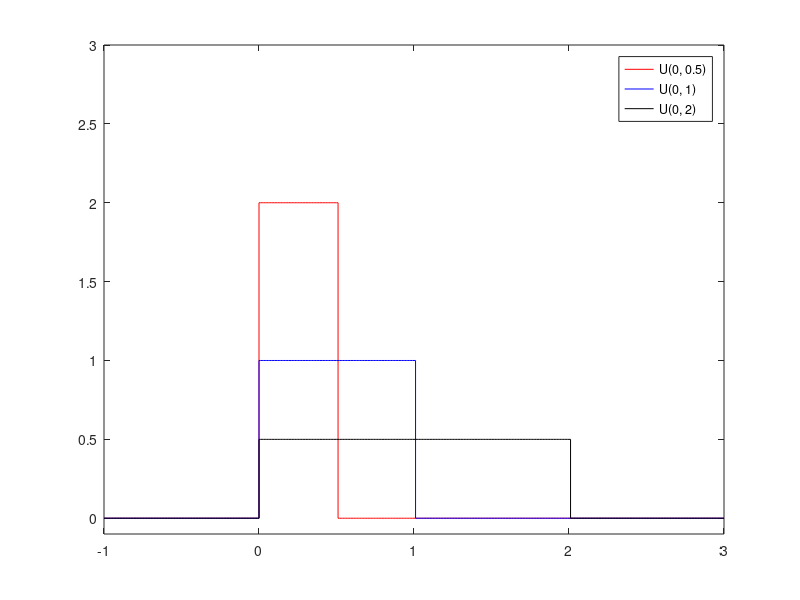
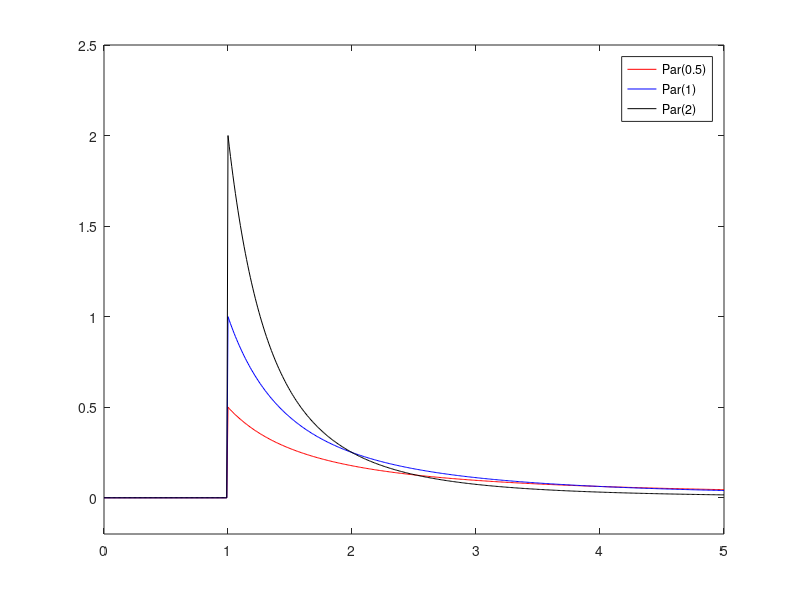
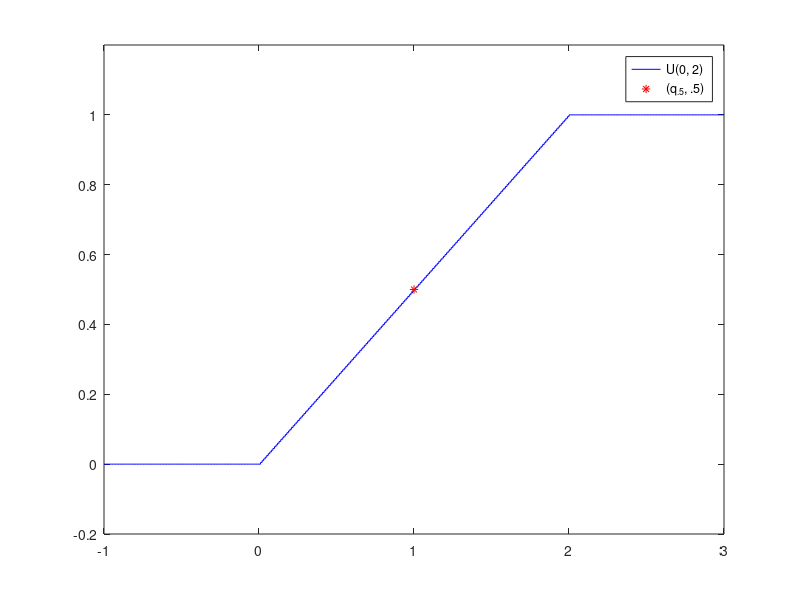
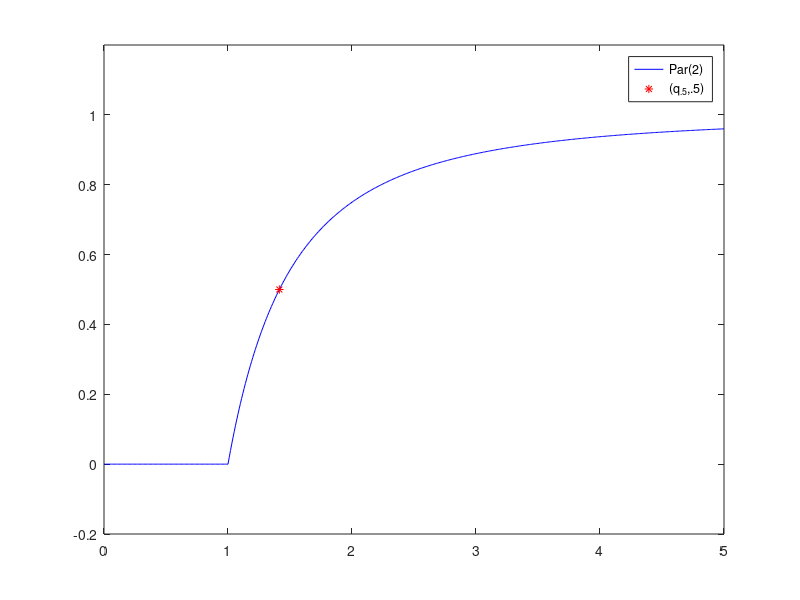

These charts were generated, in order, by the following MATLAB code:
% Ex 1: Plot probability density function 
% for continuous random variables
% 1 (a): X ~ U(0, beta), beta = 0.5, 1, 2 
colors = {'r','b','k','m','c'};
betas=[0.5, 1, 2];
xs = -1:0.01:3;
fig = figure;
for i=1:length(betas)
    ys = unifpdf(xs,0,betas(i));
    stairs(xs,ys,colors{i});
    hold on;
end
axis([-1 3 -0.1 3]);
legend('U(0, 0.5)','U(0, 1)', 'U(0, 2)');
saveas(fig,'D1a.eps','epsc');

% 1 (b): X ~ Par(alpha), alpha = 0.5, 1, 2
alphas = [0.5, 1, 2];
xs = 0:0.01:5;
fig = figure;
for i=1:length(alphas)
    k1 = 1/alphas(i);
    sigma1 = 1/alphas(i);    
    theta1 = 1;
    ys = gppdf(xs,k1,sigma1,theta1);
    plot(xs,ys,colors{i});
    hold on;
end
axis([0 5 -0.2 2.5]);
legend('Par(0.5)','Par(1)', 'Par(2)');
saveas(fig,'D1b.eps','epsc');
% 
% Ex 2: Plot distribution functions for 
% continuous random variables. 
% 2 (a): X ~ U(0, 2)
colors = {'b','c','k','m','r'};
betas=[2];
xs = -1:0.01:3;
fig = figure;
for i=1:length(betas)
    ys = unifcdf(xs,0,betas(i));
    stairs(xs,ys,colors{i});
    hold on;
end
median1 = 1; %You have to compute the median by yourself;
plot(median1,0.5,'r*');
axis([-1 3 -0.2 1.2]);
legend('U(0, 2)','(q_{.5}, .5)');
saveas(fig,'D2a.eps','epsc');

% 2(b): X ~ Par(2);
alphas = [2];
xs = 0:0.01:5;
fig = figure;
for i=1:length(alphas)
    k1 = 1/alphas(i);
    sigma1 = 1/alphas(i);    
    theta1 = 1;
    ys = gpcdf(xs,k1,sigma1,theta1);
    plot(xs,ys,colors{i});
    hold on;
end
axis([0 5 -0.2 1.2]);
median1 = sqrt(2);%You have to compute the median by yourself;
plot(median1,0.5,'r*');
legend('Par(2)','(q_{.5},.5)');
saveas(fig,'D2b.eps','epsc');

% Ex 3: Generate samples from a specific distribution
% 3 (a): Generate 100000 samples from U(0, 2)
colors = {'b','c','k','m','r'};
betas=[2];
fig = figure;
numOfPoints = 10^5;
for i=1:length(betas)
    ys = random('Uniform',0,betas(i),[numOfPoints,1]);
    hist(ys);
    hold on;
end
legend('U(0, 2)');
saveas(fig,'D3a.eps','epsc');

% 3 (b): Generate 100000 samples from Par(2)
alphas = [2];
fig = figure;
for i=1:length(alphas)
    k1 = 1/alphas(i);
    sigma1 = 1/alphas(i);    
    theta1 = 1;
    ys = random('Generalized Pareto',k1,sigma1,theta1,[numOfPoints,1]);
    hist(ys);
    hold on;
end
legend('Par(2)');
saveas(fig,'D3b.eps','epsc');

% Ex 4: Generate samples with X distribution from a Y distribution
% 4 (a): Generate datapoints with U(0, 1) from a Par(2) 
alphas = [2];
fig = figure;
for i=1:length(alphas)
    k1 = 1/alphas(i);
    sigma1 = 1/alphas(i);    
    theta1 = 1;
    uds = random('Generalized Pareto',k1,sigma1,theta1,[numOfPoints,1]);
    zs = 1-1./(ys.^2);
    %zs = 1./(ys.^2);
    hist(zs);
    hold on;    
end
legend('U(0, 1)');
saveas(fig,'D4a.eps','epsc');